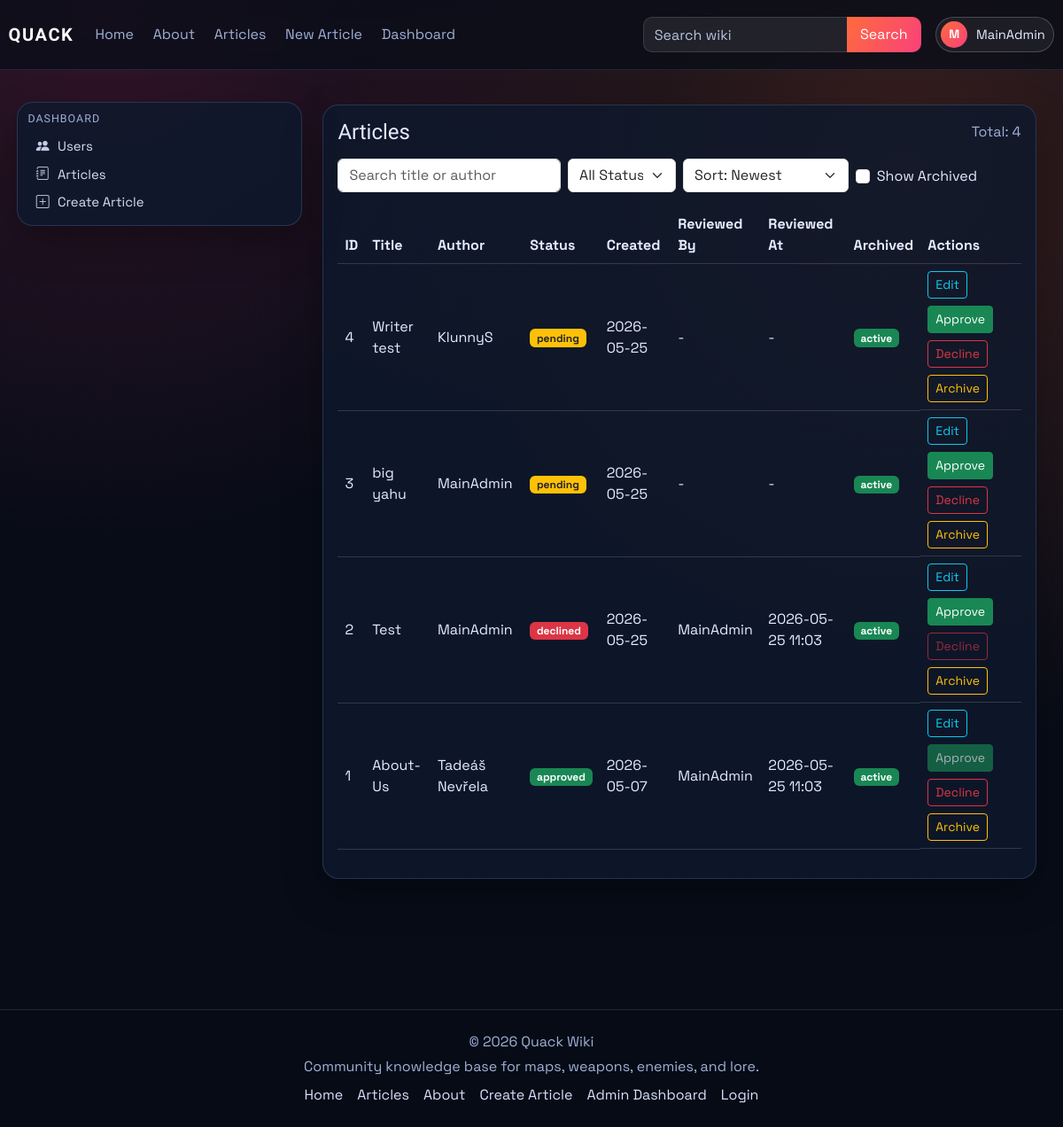
/dashboard/articles (signed in), run on an earlier commit of the app's database.
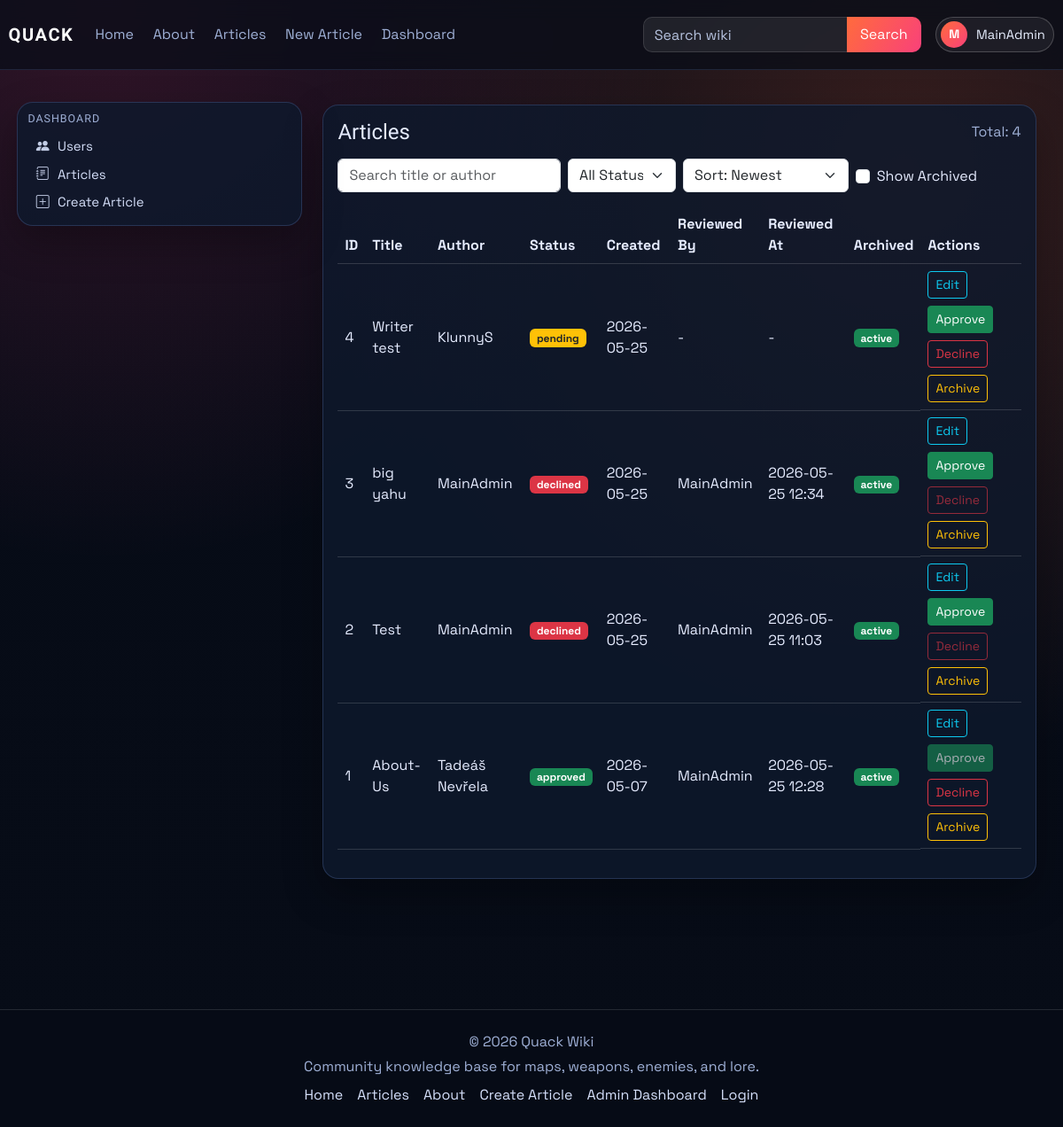
And on a later commit of the database.
### models.py (models this page shows)
class Article(db.Model):
    id = db.Column(db.Integer, primary_key=True)
    title = db.Column(db.String(120), unique=True, nullable=False)
    author = db.Column(db.String(120), nullable=False)
    created_at = db.Column(db.DateTime, default=datetime.utcnow)
    image_url = db.Column(db.String(120), default='default.png')
    summary = db.Column(db.Text)
    content = db.Column(db.Text, nullable=False)
    infobox_data = db.Column(db.Text, nullable=True)
    tags = db.Column(db.JSON, default=list)
    status = db.Column(db.String(20), default='pending', nullable=False)
    approved_by = db.Column(db.String(120), nullable=True)
    approved_at = db.Column(db.DateTime, nullable=True)
    is_archived = db.Column(db.Boolean, default=False, nullable=False)
    archived_at = db.Column(db.DateTime, nullable=True)

### main.py (the view)
@app.route('/dashboard/articles')
@role_required(['admin', 'writer'])
def dashboard_articles():
    search = (request.args.get('q') or '').strip()
    status_filter = (request.args.get('status') or 'all').strip().lower()
    show_archived = request.args.get('show_archived') == '1'
    sort = (request.args.get('sort') or 'newest').strip().lower()
    query = Article.query
    if not show_archived:
        query = query.filter(Article.is_archived.is_(False))
    if search:
        like = f'%{search}%'
        query = query.filter((Article.title.ilike(like)) | (Article.author.ilike(like)))
    if status_filter in {'pending', 'approved', 'declined'}:
        query = query.filter(Article.status == status_filter)
    sort_map = {
        'newest': Article.created_at.desc(),
        'oldest': Article.created_at.asc(),
        'title_az': Article.title.asc(),
        'title_za': Article.title.desc(),
        'status_az': Article.status.asc(),
        'status_za': Article.status.desc(),
    }
    articles = query.order_by(sort_map.get(sort, Article.created_at.desc())).all()
    return render_template(
        'dashboard_articles.html',
        articles=articles,
        search=search,
        status_filter=status_filter,
        show_archived=show_archived,
        sort=sort,
    )

### main.py (called while the page is built)
@login_manager.user_loader
def load_user(user_id):
    return User.query.get(int(user_id))

def role_required(role_names: list):
    def decorator(func):
        @wraps(func)
        @login_required
        def wrapper(*args, **kwargs):
            if current_user.role not in role_names:
                abort(403)
            return func(*args, **kwargs)
        return wrapper
    return decorator

### templates/dashboard_articles.html (shortened to what the changed rows need)
{% extends "_base.html" %}
{% block content %}
<div class="container-fluid px-0">
    <section id="articles-section" class="card p-3">
        <div class="table-responsive">
            <table class="table table-hover align-middle">
                <thead>
                    <tr>
                        <th>ID</th>
                        <th>Title</th>
                        <th>Author</th>
                        <th>Status</th>
                        <th>Created</th>
                        <th>Reviewed By</th>
                        <th>Reviewed At</th>
                        <th>Archived</th>
                        {% if current_user.role in ['admin', 'writer'] %}
                        <th>Actions</th>
                        {% endif %}
                    </tr>
                </thead>
                <tbody>
                    {% for article in articles %}
                    <tr>
                        <td>{{ article.id }}</td>
                        <td>
                            {% if article.title|lower == 'about-us' %}
                            <a href="{{ url_for('about') }}">{{ article.title }}</a>
                            {% else %}
                            <a href="{{ url_for('article', article_title=article.title) }}">{{ article.title }}</a>
                            {% endif %}
                        </td>
                        <td>{{ article.author }}</td>
                        <td>
                            {% if article.status == 'approved' %}
                            <span class="badge bg-success">approved</span>
                            {% elif article.status == 'declined' %}
                            <span class="badge bg-danger">declined</span>
                            {% else %}
                            <span class="badge bg-warning text-dark">pending</span>
                            {% endif %}
                        </td>
                        <td>{{ article.created_at.strftime('%Y-%m-%d') if article.created_at else '-' }}</td>
                        <td>{{ article.approved_by or '-' }}</td>
                        <td>{{ article.approved_at.strftime('%Y-%m-%d %H:%M') if article.approved_at else '-' }}</td>
                        <td>
                            {% if article.is_archived %}
                            <span class="badge bg-secondary">archived</span>
                            {% else %}
                            <span class="badge bg-success">active</span>
                            {% endif %}
                        </td>
                        {% if current_user.role == 'admin' %}
                        <td class="d-flex gap-2 flex-wrap">
                            <a href="{{ url_for('edit_article', article_id=article.id) }}" class="btn btn-outline-info btn-sm">Edit</a>
                            <form method="POST" action="{{ url_for('approve', article_id=article.id) }}">
                                <button type="submit" class="btn btn-success btn-sm" {% if article.status == 'approved' or article.is_archived %}disabled{% endif %}>Approve</button>
                            </form>
                            <form method="POST" action="{{ url_for('decline', article_id=article.id) }}">
                                <button type="submit" class="btn btn-outline-danger btn-sm" {% if article.status == 'declined' or article.is_archived %}disabled{% endif %}>Decline</button>
                            </form>
                            <form method="POST" action="{{ url_for('toggle_archive_article', article_id=article.id) }}">
                                <button type="submit" class="btn btn-outline-warning btn-sm">{% if article.is_archived %}Restore{% else %}Archive{% endif %}</button>
                            </form>
                        </td>
                        {% elif current_user.role == 'writer' %}
                        <td>
                            <a href="{{ url_for('edit_article', article_id=article.id) }}" class="btn btn-outline-info btn-sm">Edit</a>
                        </td>
                        {% endif %}
                    </tr>
                    {% endfor %}
                </tbody>
            </table>
        </div>
    </section>
</div>
{% endblock %}

What changed in the data, as far as the page shows it:
changed Article "big yahu": approved_by "-" → "MainAdmin"; approved_at "-" → "2026-05-25 12:34"; status "pending" → "declined"
changed Article "About-Us": approved_at "2026-05-25 11:03" → "2026-05-25 12:28"
